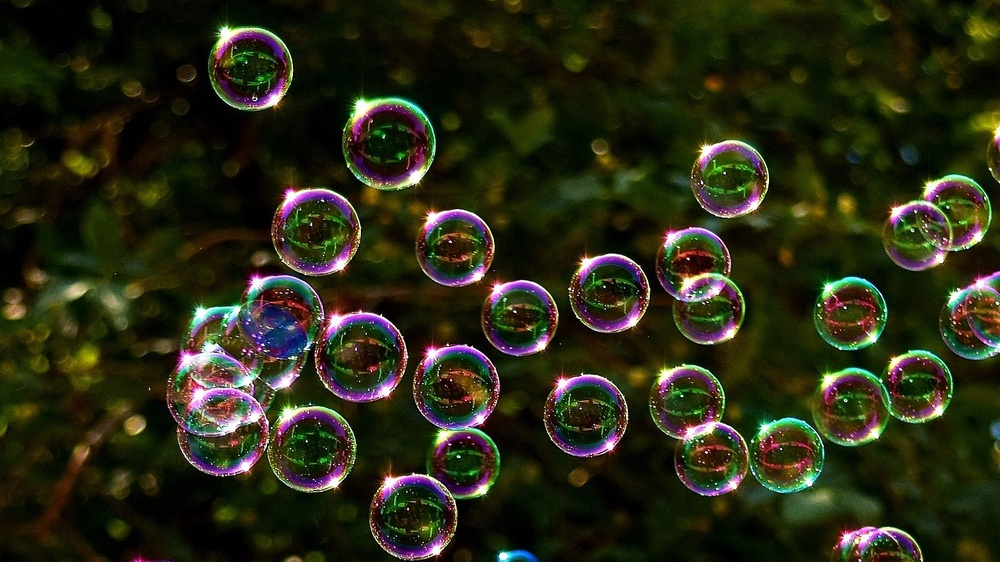
#> input picture soap-bubbles-2417436_1920-e1593186009893.jpg, 1000 x 562 px, shrunk from 1502 x 844 before the run
$ python circles.py
#> lines starting #> are read from the running program, lines starting #| are printed output that depends on the picture; after the words box and inside, x2 and y2 are one past the last pixel; in counts of white or black regions, pixels touching at a corner belong together
import cv2
import numpy as np

image = cv2.imread('soap-bubbles-2417436_1920-e1593186009893.jpg')
#> image is the input picture: shape (562, 1000, 3); mean B, G, R 21.3, 41.8, 41.2
gray = cv2.cvtColor(image, cv2.COLOR_BGR2GRAY)
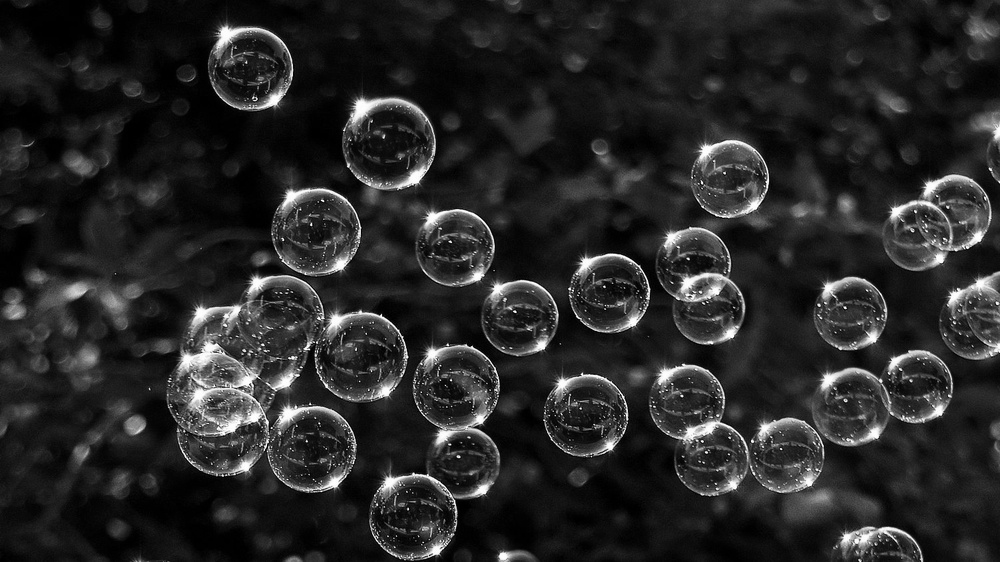
#> gray: shape (562, 1000); min 0, max 255, mean 39.3

# Gaussian Blur
gray = cv2.GaussianBlur(gray, (5, 5), 0)

# Canny edge detector
edges = cv2.Canny(gray, 50, 150)
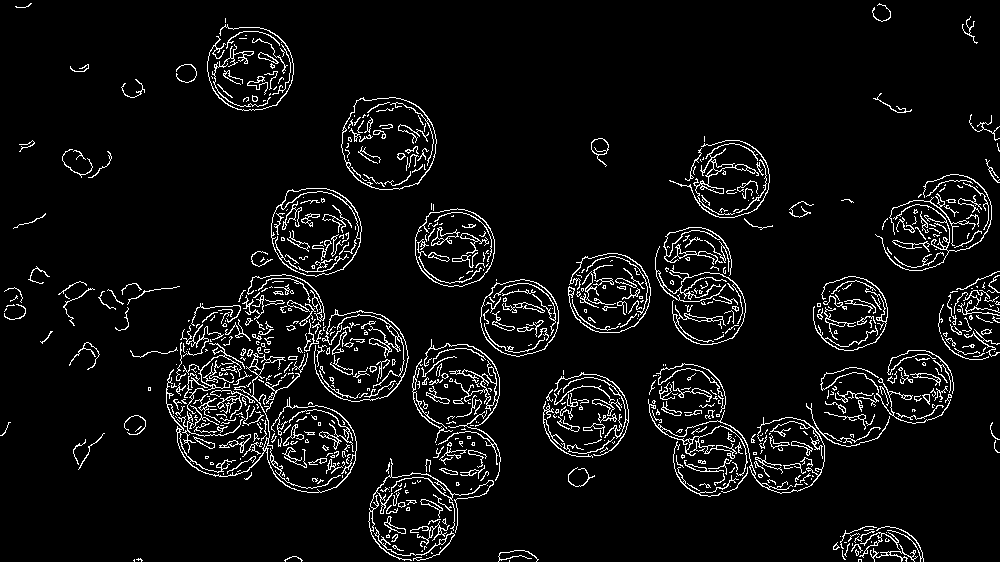
#> edges: shape (562, 1000); 6.1% white in thin lines or dots

# Hough transform parameters
dp = 1  # Inverse ratio of the accumulator resolution to the image resolution
min_dist = 50  # Minimum distance between the center of the detected circles
param1 = 50  # First method-specific parameter
param2 = 30  # Second method-specific parameter
min_radius = 20  # Minimum radius of the circle to be detected
max_radius = 100  # Maximum radius of the circle to be detected

# Hough transform
circles = cv2.HoughCircles(edges, cv2.HOUGH_GRADIENT, dp, min_dist, param1=param1, param2=param2, minRadius=min_radius, maxRadius=max_radius)
#> circles = 50 rows, first 8: [349.5, 408.5, 97.2], [314.5, 231.5, 44.9], [307.5, 371.5, 97.2], [261.5, 351.5, 77.4], [687.5, 401.5, 38.4], [415.5, 442.5, 85.1], [389.5, 143.5, 46.9], [585.5, 414.5, 43.6]

# Draw the circles on the input image
if circles is not None:
    circles = np.round(circles[0, :]).astype("int")
#> circles = 50 rows, first 8: [350, 408, 97], [314, 232, 45], [308, 372, 97], [262, 352, 77], [688, 402, 38], [416, 442, 85], [390, 144, 47], [586, 414, 44]
    for (x, y, r) in circles:
        cv2.circle(image, (x, y), r, (0, 0, 255), 2)
#> this loop made 50 passes
#> (x, y, r) on passes 1 to 12: (350, 408, 97), (314, 232, 45), (308, 372, 97), (262, 352, 77), (688, 402, 38), (416, 442, 85), (390, 144, 47), (586, 414, 44), (372, 244, 99), (586, 352, 99), (414, 516, 44), (608, 294, 40)
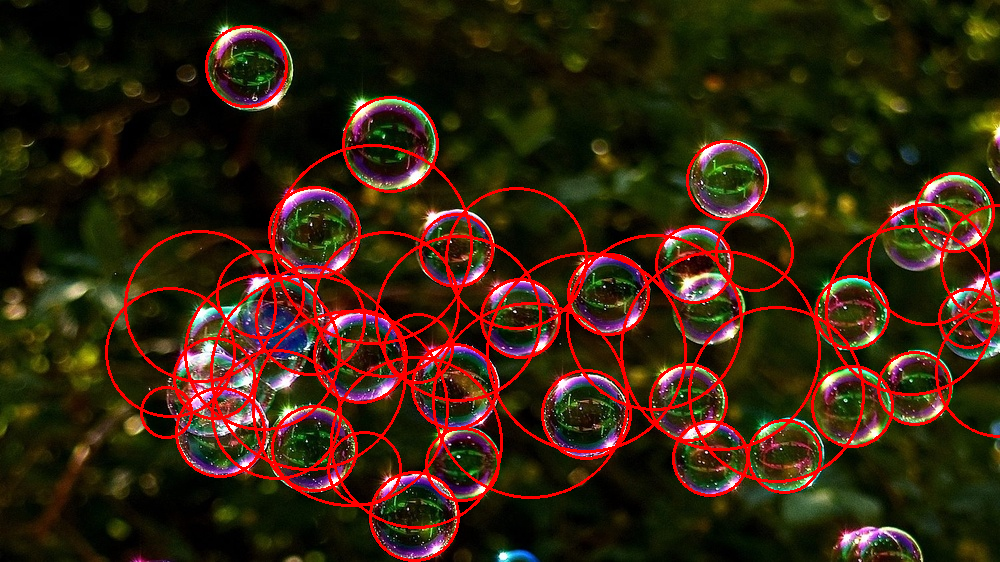
#> image: shape (562, 1000, 3); 8.35% of pixels changed, all inside (x1, y1, x2, y2) = (105, 25, 1000, 562)
    cv2.imshow("output", image)
    cv2.waitKey(0)
else:
    print("No circles detected")
